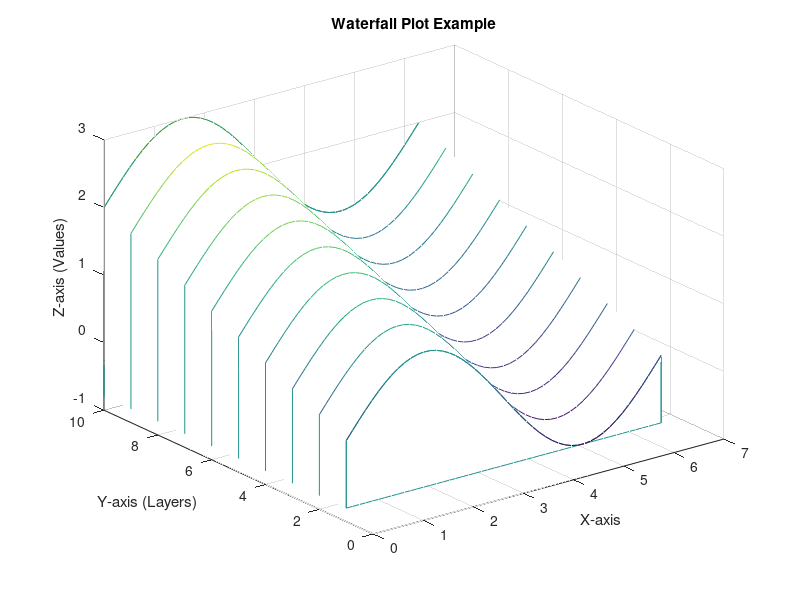

Here is the MATLAB script that generated this plot:
% Create Grid Data
x = linspace(0, 2*pi, 50); % X-axis values
y = 1:10; % Y-axis values (10 layers)
[X, Y] = meshgrid(x, y); % Create grid

% Define Z as a function of X and Y
Z = sin(X) + Y / 5; % Example function

% Generate Waterfall Plot
figure; % Open a new figure window
waterfall(X, Y, Z); % Create the waterfall plot

% Customize Labels and Title
xlabel('X-axis'); % Label for x-axis
ylabel('Y-axis (Layers)'); % Label for y-axis
zlabel('Z-axis (Values)'); % Label for z-axis
title('Waterfall Plot Example'); % Title of the graph
